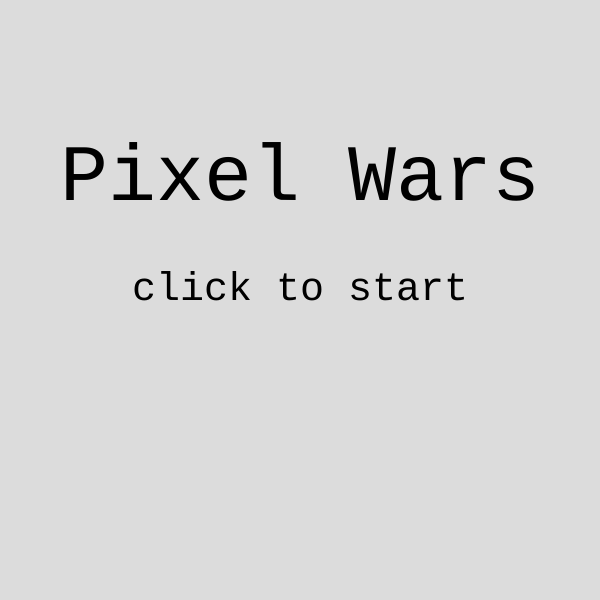
Frame 1 (no input)
Frame 60 (no input): identical to frame 1, image omitted
Frame 120 (the mouse pressed at the canvas centre since frame 60): identical to frame 1, image omitted

The p5.js sketch that drew this single still picture (run headless with seeded random() and noise() and a simulated clock; from frame 60 on, the mouse is pressed at the canvas centre):

// p5.js sketch
// ── sketch.js

let state = 'title';
let cnv;
let canvasClicked;
let starterlevel;
let points = 0;
let w = 600;
let h = 600;
let player;
let coin;

function setup() {
  cnv = createCanvas(w, h);
  textFont('monospace');

  player = new Player();
  coin = new Coins();
}

function draw() {

  switch (state){
    case 'title':
      title();
      cnv.mouseClicked(titleClicked);
      break;
      case 'starterlevel':
      level1();
      cnv.mouseClicked(starterlevelclicked);
      break;
      case 'boost complete':
      boostComplete();
      cnv.mouseClicked(boostCompleteClicked);
      break
      default:
      break;
  }

  if (state === 'title') {
  title();
  cnv.mouseClicked(titleClicked);
  } else if (state === 'starterlevel' && points > 50) {
  level1();
  cnv.mouseClicked(starterlevelclicked);

}
}

function keyPressed(){
  if (keyCode == LEFT_ARROW){
    player.direction = 'left'
  } else if (keyCode == RIGHT_ARROW){
    player.direction = 'right'
  } else if (keyCode == UP_ARROW){
    player.direction = 'up'
  } else if (keyCode == DOWN_ARROW){
    player.direction = 'down'
  } else if (key == ' '){
    player.direction = 'still'
  }
}

function title(){
  background(220);
  textSize(80);
  textAlign(CENTER);
  text('Pixel Wars', w/2, h/3);
  textSize(40);
  text('click to start', w/2 , h/2);
}
function titleClicked(){
  console.log('canvas is clicked');
  state = 'starterlevel';
}

function level1(){
  background(240, 200, 200);

  player.display();
  player.move();
  coin.display();
  coin.move();
}
function starterlevelclicked() {
  console.log('boost = ' + points);
  points++;

  if(points >= 51){
    state = 'boost complete';
  }
  }
function boostComplete(){
  background(220);
  textSize(40);
  text('BOOST COMPLETE', w/2, h/3);

  textSize(40);
  text('Click to go again!', w/2, h/2);
}
function boostCompleteClicked(){
  state = 'starterlevel';
  points = 0;
}

// ── coins.js
class Coins {
      constructor(){
      this.r = 50;
      this.x = random(w)
      this.y = 0 - this.r
    }
    
    display(){
      ellipse(this.x, this.y, this.r, this.r)
    }
    move(){
      this.y++;
    }
  }
// ── player.js
  class Player {
    constructor(){
      this.r = 50;
      this.x = w / 2;
      this.y = h- this.r;
      this.flow = 2;
      this.direction = 'still';
    }

    display(){
      rect(this.x, this.y, this.r, this.r)
    }
    move(){
      switch (this.direction){
      case 'still':

      break;
      case 'up':
      this.y -= this.flow;
      break;
      case 'down':
      this.y += this.flow;
      break;
      case 'left':
      this.x -= this.flow;
      break;
      case 'right':
      this.x += this.flow; 
      break;
      default:
      break;
      }
    }
  }
